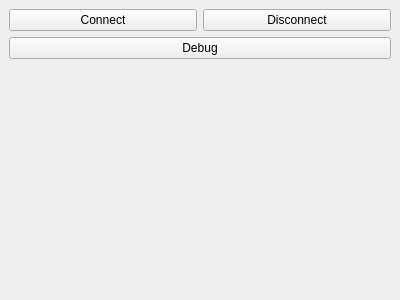
<?xml version="1.0" encoding="UTF-8"?>
<ui version="4.0">
 <class>Communication</class>
 <widget class="QDockWidget" name="Communication">
  <property name="geometry">
   <rect>
    <x>0</x>
    <y>0</y>
    <width>400</width>
    <height>300</height>
   </rect>
  </property>
  <property name="windowTitle">
   <string>Communication</string>
  </property>
  <widget class="QWidget" name="dockWidgetContents">
   <layout class="QGridLayout" name="gridLayout">
    <item row="0" column="0">
     <layout class="QHBoxLayout" name="horizontalLayout">
      <item>
       <widget class="QPushButton" name="connectPushButton">
        <property name="text">
         <string>Connect</string>
        </property>
       </widget>
      </item>
      <item>
       <widget class="QPushButton" name="disconnectPushButton">
        <property name="text">
         <string>Disconnect</string>
        </property>
       </widget>
      </item>
     </layout>
    </item>
    <item row="3" column="0">
     <spacer name="verticalSpacer">
      <property name="orientation">
       <enum>Qt::Vertical</enum>
      </property>
      <property name="sizeHint" stdset="0">
       <size>
        <width>20</width>
        <height>40</height>
       </size>
      </property>
     </spacer>
    </item>
    <item row="1" column="0">
     <widget class="QPushButton" name="debugPushButton">
      <property name="text">
       <string>Debug</string>
      </property>
     </widget>
    </item>
   </layout>
  </widget>
 </widget>
 <resources/>
 <connections/>
</ui>
